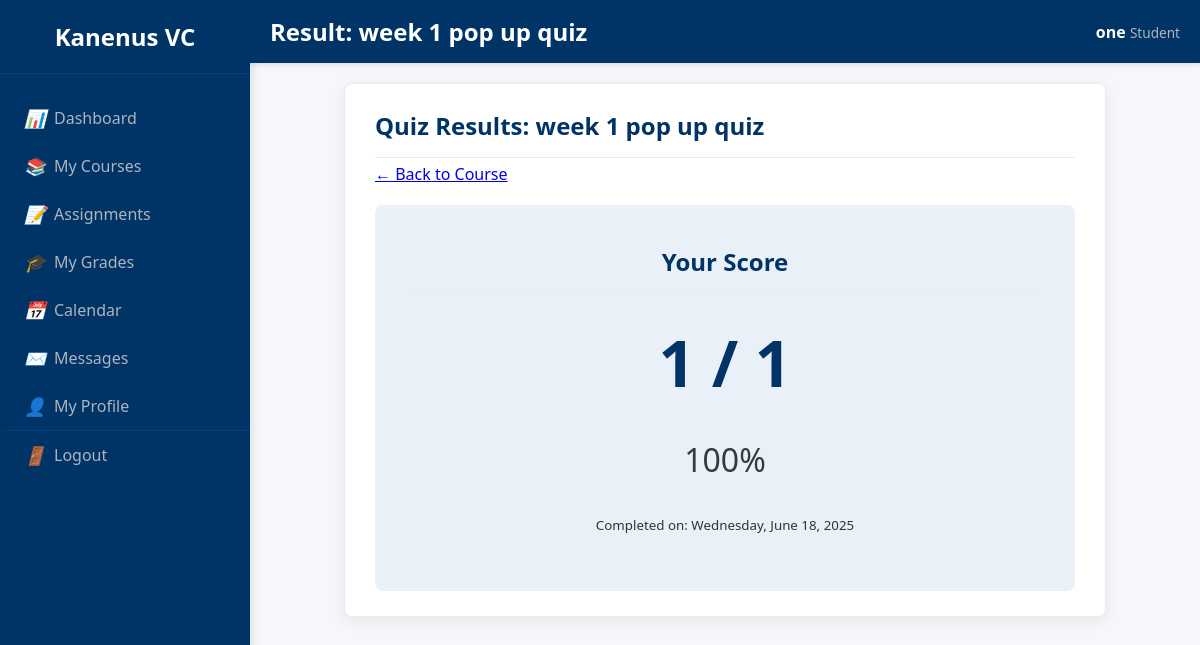
The page /VCLS/student/quiz_result.php?id=5 (signed in) on the database its author committed.
### tables this page shows
CREATE TABLE `quizzes` (
  `id` int(11) NOT NULL,
  `section_id` int(11) NOT NULL,
  `title` varchar(255) NOT NULL,
  `created_at` timestamp NOT NULL DEFAULT current_timestamp()
);

CREATE TABLE `quiz_attempts` (
  `id` int(11) NOT NULL,
  `quiz_id` int(11) NOT NULL,
  `student_id` int(11) NOT NULL,
  `score` int(11) NOT NULL,
  `total_questions` int(11) NOT NULL,
  `completed_at` timestamp NOT NULL DEFAULT current_timestamp()
);

### VCLS/student/quiz_result.php (the view, shortened to what this page needs)
<?php
require_once '../includes/db_connect.php';
$quiz_id = (int)$_GET['id'];
$student_id = $_SESSION['user_id'];
$stmt = $conn->prepare("SELECT score, total_questions, completed_at FROM quiz_attempts WHERE quiz_id = ? AND student_id = ?");
$stmt->bind_param("ii", $quiz_id, $student_id);
$stmt->execute();
$attempt = $stmt->get_result()->fetch_assoc();
$quiz_title_stmt = $conn->prepare("SELECT title, section_id FROM quizzes WHERE id = ?");
$quiz_title_stmt->bind_param("i", $quiz_id);
$quiz_title_stmt->execute();
$quiz_info = $quiz_title_stmt->get_result()->fetch_assoc();
$section_id = $quiz_info['section_id'] ?? 0;
?>
<div class="form-container">
    <h2>Quiz Results: <?php echo htmlspecialchars($quiz_info['title'] ?? 'Quiz'); ?></h2>
    <p style="margin-top:-20px; margin-bottom:20px;"><a href="/VCLS/student/view_section.php?id=<?php echo $section_id; ?>">← Back to Course</a></p>
    <div class="result-summary">
        <h2>Your Score</h2>
        <p class="score-display"><?php echo $attempt['score']; ?> / <?php echo $attempt['total_questions']; ?></p>
        <p class="score-percent">
            <?php
            if ($attempt['total_questions'] > 0) {
                echo round(($attempt['score'] / $attempt['total_questions']) * 100);
            } else {
                echo 0;
            }
            ?>%
        </p>
        <p><small>Completed on: <?php echo date('l, F d, Y', strtotime($attempt['completed_at'])); ?></small></p>
    </div>
</div>
<?php
require 'includes/student_template.php';
?>

### VCLS/assets/css/dashboard.css (style rules this page uses)
body { margin: 0; padding: 0; background-color: #f5f7fa; color: #333; font-family: 'Segoe UI', Tahoma, Geneva, Verdana, sans-serif; }
.form-container { max-width: 700px; margin: 0 auto; background-color: #ffffff; padding: 25px 30px; border-radius: 8px; box-shadow: 0 4px 15px rgba(0,0,0,0.07); border: 1px solid #e9ecef; }
.form-container h2 { color: #003366; margin-top: 0; margin-bottom: 25px; font-size: 1.5em; border-bottom: 1px solid #e9ecef; padding-bottom: 15px; }

### VCLS/student/quiz_result.php (style rules this page uses)
.result-summary { text-align: center; background-color: #e9f0f7; padding: 40px; border-radius: 8px; margin-top: 20px; }
.score-display { font-size: 4em; font-weight: bold; color: #003366; margin: 10px 0; }
.score-percent { font-size: 2em; color: #343a40; }

### rows shown on the page
quizzes: title "week 1 pop up quiz"
quiz_attempts: score "1", total_questions "1", ($attempt['score'] / $attempt['total_questions']) * 100 "100", completed_at "Wednesday, June 18, 2025"

### other values the page prints
$page_title "Result: week 1 pop up quiz"
$_SESSION['full_name'] "one"
